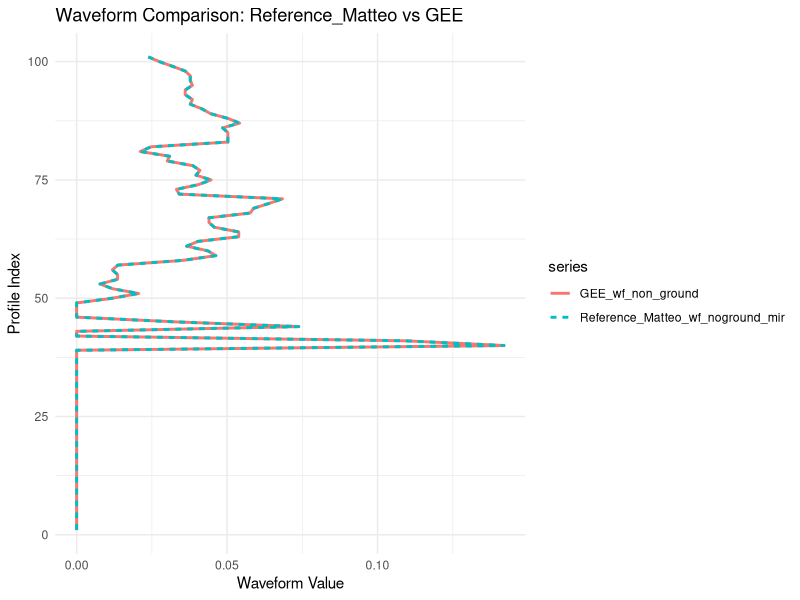
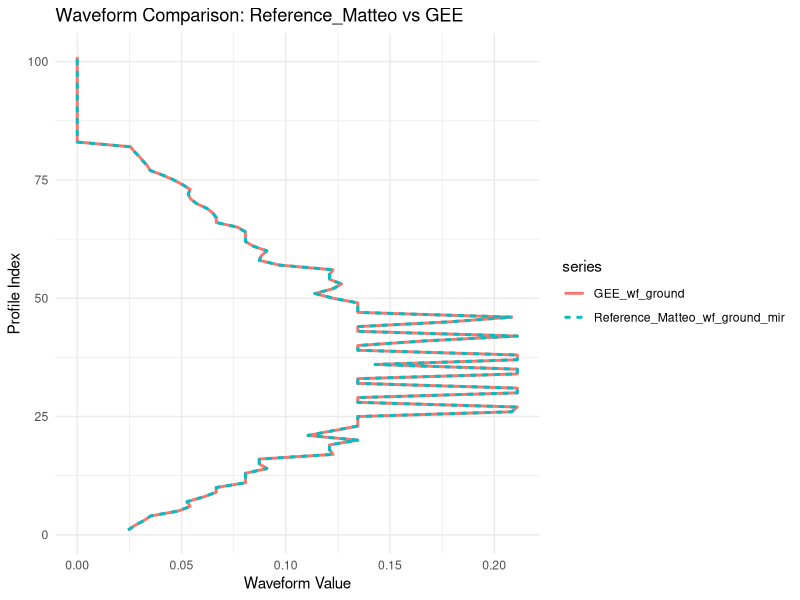
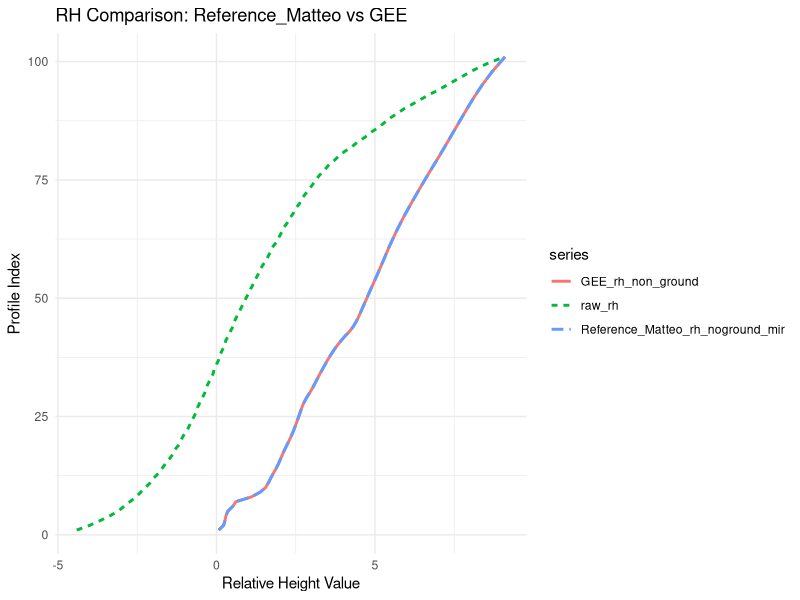
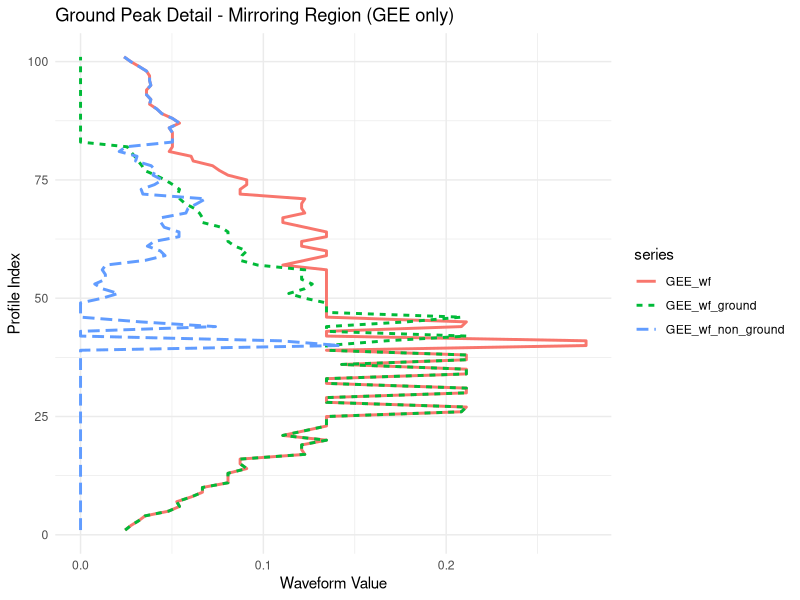

R code for these plots, in order:
library(ggplot2)
library(readr)
library(tidyverse)


# Load the shot_xxx and reference files
Reference_Matteo <- read_csv("Data/shot_30071100300208676 3.csv")
GEE <- read_csv("Data/GEDI_SOIL_MIRROR_30071100300208676.csv") # replace with actual reference file name



# Read the data as CSV text
Reference_Matteo_df <- Reference_Matteo

Reference_Matteo_df<- Reference_Matteo_df |> mutate(index = row_number())


# If needed, transform columns long for ggplot
# Reference_Matteo_long <- tidyr::pivot_longer(Reference_Matteo_df, cols = c("rh", "rh_noground_mir", "wf","wf_nogroud_gau","wf_ground_mir"), names_to = "type", values_to = "value")



# Suppose 'ref' is your tibble
# Extract the string and remove square brackets, then split and convert to numeric
rh_ground_vec <- GEE$rh_ground %>%
  .[[1]] %>%
  str_remove_all("\\[|\\]") %>%
  str_split(",") %>%
  .[[1]] %>%
  as.numeric()

rh_non_ground_vec <- GEE$rh_non_ground %>%
  .[[1]] %>%
  str_remove_all("\\[|\\]") %>%
  str_split(",") %>%
  .[[1]] %>%
  as.numeric()
wf_ground_vec <- GEE$wf_ground %>%
  .[[1]] %>%
  str_remove_all("\\[|\\]") %>%
  str_split(",") %>%
  .[[1]] %>%
  as.numeric()

wf_non_ground_vec <- GEE$wf_non_ground %>%
  .[[1]] %>%
  str_remove_all("\\[|\\]") %>%
  str_split(",") %>%
  .[[1]] %>%
  as.numeric()

wf_vec <- GEE$wf %>%
  .[[1]] %>%
  str_remove_all("\\[|\\]") %>%
  str_split(",") %>%
  .[[1]] %>%
  as.numeric()

# Now you can check
print(rh_ground_vec)
print(rh_non_ground_vec)
print(wf_ground_vec)
print(wf_non_ground_vec)
print(wf_vec)




library(tibble)

# Assemble combined tibble
comparison_df <- tibble(
  index = Reference_Matteo_df$index,
  raw_rh = Reference_Matteo_df$rh,
  Reference_Matteo_wf_ground_mir = Reference_Matteo_df$mir,
  Reference_Matteo_wf_noground_mir = Reference_Matteo_df$wf_noground_mir,
  Reference_Matteo_rh_noground_mir = Reference_Matteo_df$rh_noground_mir,
  GEE_wf_ground = wf_ground_vec,
  GEE_wf_non_ground = wf_non_ground_vec,
  GEE_rh_ground = rh_ground_vec,
  GEE_rh_non_ground = rh_non_ground_vec,
  GEE_wf = wf_vec
  
)

# Optional: pivot to long for grouped line plot
comparison_long <- comparison_df %>%
  select(index,
         # Reference_Matteo_wf_ground_mir,
         Reference_Matteo_wf_noground_mir,
         # GEE_wf_ground,
         GEE_wf_non_ground) %>%
  pivot_longer(-index, names_to = "series", values_to = "value")

ggplot(comparison_long, aes(x = index, y = value, color = series, linetype = series)) +
  geom_line(size = 1) +
  labs(title = "Waveform Comparison: Reference_Matteo vs GEE",
       x = "Profile Index",
       y = "Waveform Value") +
  theme_minimal()+
  coord_flip()


comparison_long2 <- comparison_df %>%
  select(index,
         Reference_Matteo_wf_ground_mir,
         # Reference_Matteo_wf_noground_mir,
         GEE_wf_ground
         # GEE_wf_non_ground
         ) %>%
  pivot_longer(-index, names_to = "series", values_to = "value")

ggplot(comparison_long2, aes(x = index, y = value, color = series, linetype = series)) +
  geom_line(size = 1) +
  labs(title = "Waveform Comparison: Reference_Matteo vs GEE",
       x = "Profile Index",
       y = "Waveform Value") +
  theme_minimal()+
  coord_flip()
# ggsave("Outputs/Waveform_Comparison.png", width = 10, height = 6)


rh_long <- comparison_df %>%
  select(index, raw_rh, Reference_Matteo_rh_noground_mir, GEE_rh_non_ground) %>%
  pivot_longer(-index, names_to = "series", values_to = "value")

ggplot(rh_long, aes(x = index, y = value, color = series, linetype = series)) +
  geom_line(size = 1) +
  labs(title = "RH Comparison: Reference_Matteo vs GEE",
       x = "Profile Index",
       y = "Relative Height Value") +
  theme_minimal()+
  coord_flip()
# ggsave("Outputs/RH_Comparison.png", width = 10, height = 6)



rh_long <- comparison_df %>%
  select(index, GEE_wf_non_ground, GEE_wf_ground, GEE_wf) %>%
  pivot_longer(-index, names_to = "series", values_to = "value")

ggplot(rh_long, aes(x = index, y = value, color = series, linetype = series)) +
  geom_line(size = 1) +
  labs(title = "Ground Peak Detail - Mirroring Region (GEE only)",
       x = "Profile Index",
       y = "Waveform Value") +
  theme_minimal()+
  coord_flip()
